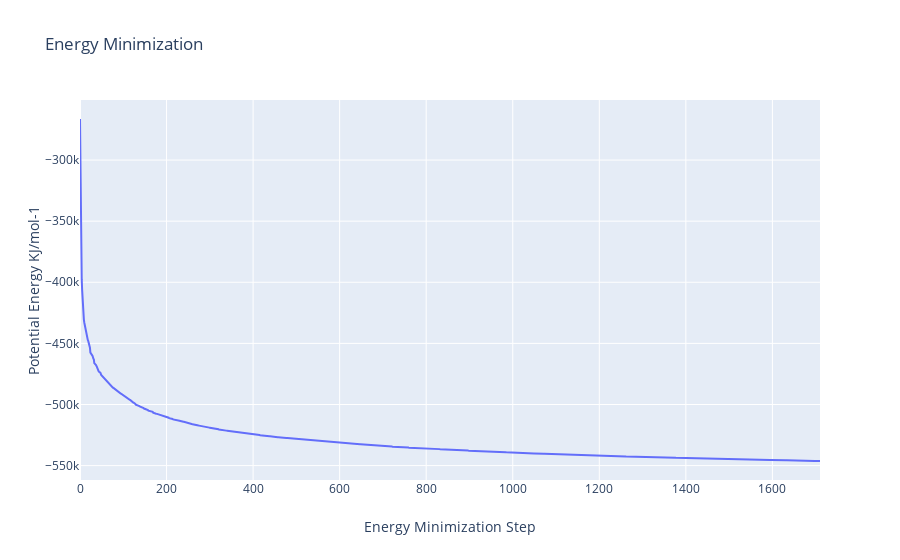

The notebook cell saved with this chart:
### Code cell
import plotly
import plotly.graph_objs as go

#Read data from file and filter energy values higher than 1000 Kj/mol^-1
with open(output_min_ene_xvg,'r') as energy_file:
    x,y = map(
        list,
        zip(*[
            (float(line.split()[0]),float(line.split()[1]))
            for line in energy_file 
            if not line.startswith(("#","@")) 
            if float(line.split()[1]) < 1000 
        ])
    )

plotly.offline.init_notebook_mode(connected=True)

fig = ({
    "data": [go.Scatter(x=x, y=y)],
    "layout": go.Layout(title="Energy Minimization",
                        xaxis=dict(title = "Energy Minimization Step"),
                        yaxis=dict(title = "Potential Energy KJ/mol-1")
                       )
})

plotly.offline.iplot(fig)

### Figure 1 — Plotly figure (JSON) as saved in the notebook; plotly's stock layout.template omitted (floating-point values rounded to 4 significant figures; data arrays with more than 128 entries replaced by an {"elided": "..."} marker saying what was removed)
{"data": [{"type": "scatter", "x": {"elided": "1354 int values"}, "y": {"elided": "1354 float values"}}], "layout": {"title": {"text": "Energy Minimization"}, "xaxis": {"title": {"text": "Energy Minimization Step"}}, "yaxis": {"title": {"text": "Potential Energy KJ/mol-1"}}}}
